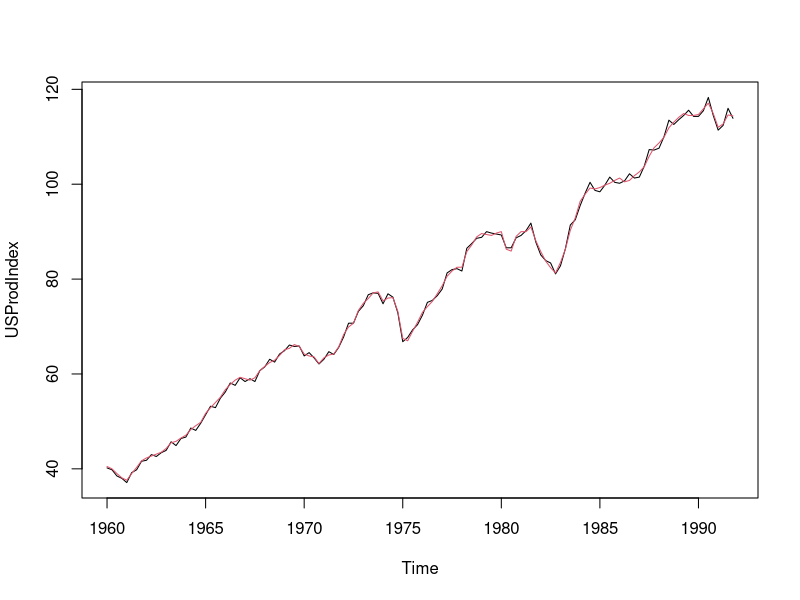

Write R code to recreate this figure.
library(AER)


### Name: USProdIndex
### Title: Index of US Industrial Production
### Aliases: USProdIndex
### Keywords: datasets

### ** Examples

data("USProdIndex")
plot(USProdIndex, plot.type = "single", col = 1:2)

## EACF tables (Franses 1998, p. 99)
ctrafo <- function(x) residuals(lm(x ~ factor(cycle(x))))
ddiff <- function(x) diff(diff(x, frequency(x)), 1)
eacf <- function(y, lag = 12) {
  stopifnot(all(lag > 0))
  if(length(lag) < 2) lag <- 1:lag
  rval <- sapply(
    list(y = y, dy = diff(y), cdy = ctrafo(diff(y)),
         Dy = diff(y, frequency(y)), dDy = ddiff(y)),
    function(x) acf(x, plot = FALSE, lag.max = max(lag))$acf[lag + 1])
  rownames(rval) <- lag
  return(rval)
}

## Franses (1998), Table 5.1
round(eacf(log(USProdIndex[,1])), digits = 3)

## Franses (1998), Equation 5.6: Unrestricted airline model
## (Franses: ma1 = 0.388 (0.063), ma4 = -0.739 (0.060), ma5 = -0.452 (0.069))
arima(log(USProdIndex[,1]), c(0, 1, 5), c(0, 1, 0), fixed = c(NA, 0, 0, NA, NA))
